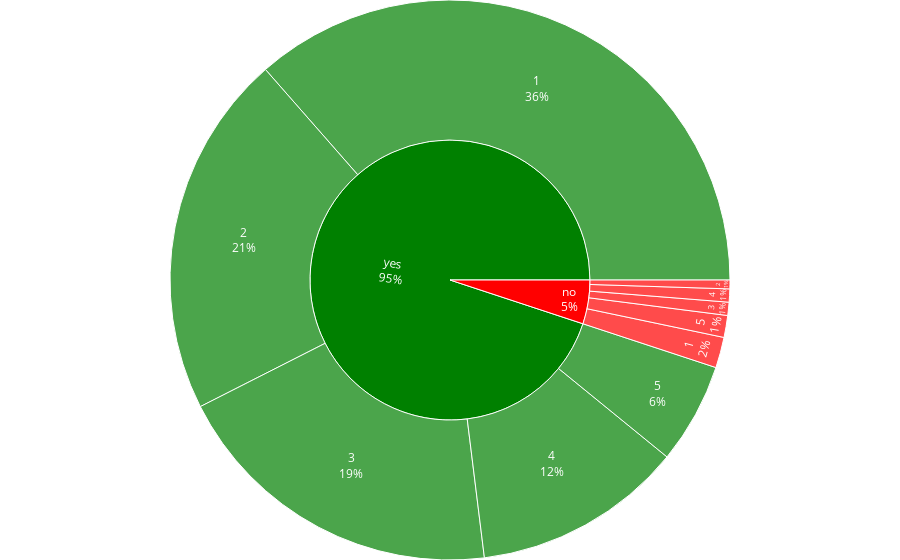

This figure's notebook cell:
### Markdown cell above
8. **Students who consume less alcohol, want to study a higher education: Yes**

### Code cell
draw_sunburst(data_frame=data, path=['higher', 'Walc'], color='higher',save=True, filename='higher')

### Figure 1 — Plotly figure (JSON) as saved in the notebook; plotly's stock layout.template omitted (floating-point values rounded to 4 significant figures)
{"data": [{"branchvalues": "total", "customdata": [["no"], ["yes"], ["no"], ["yes"], ["no"], ["yes"], ["no"], ["yes"], ["no"], ["yes"], ["no"], ["yes"]], "domain": {"x": [0, 1], "y": [0, 1]}, "hovertemplate": "labels=%{label}<br>count=%{value}<br>parent=%{parent}<br>id=%{id}<br>higher=%{customdata[0]}<extra></extra>", "ids": ["no/1", "yes/1", "no/2", "yes/2", "no/3", "yes/3", "no/4", "yes/4", "no/5", "yes/5", "no", "yes"], "labels": ["1", "1", "2", "2", "3", "3", "4", "4", "5", "5", "no", "yes"], "marker": {"colors": ["red", "green", "red", "green", "red", "green", "red", "green", "red", "green", "red", "green"]}, "maxdepth": -1, "name": "", "parents": ["no", "yes", "no", "yes", "no", "yes", "no", "yes", "no", "yes", "", ""], "textinfo": "label+percent entry", "type": "sunburst", "values": [7, 144, 2, 83, 3, 77, 3, 48, 5, 23, 20, 375]}], "layout": {"legend": {"tracegroupgap": 0}, "margin": {"b": 0, "l": 0, "r": 0, "t": 0}, "sunburstcolorway": ["red", "green", "blue", "orange"]}}
